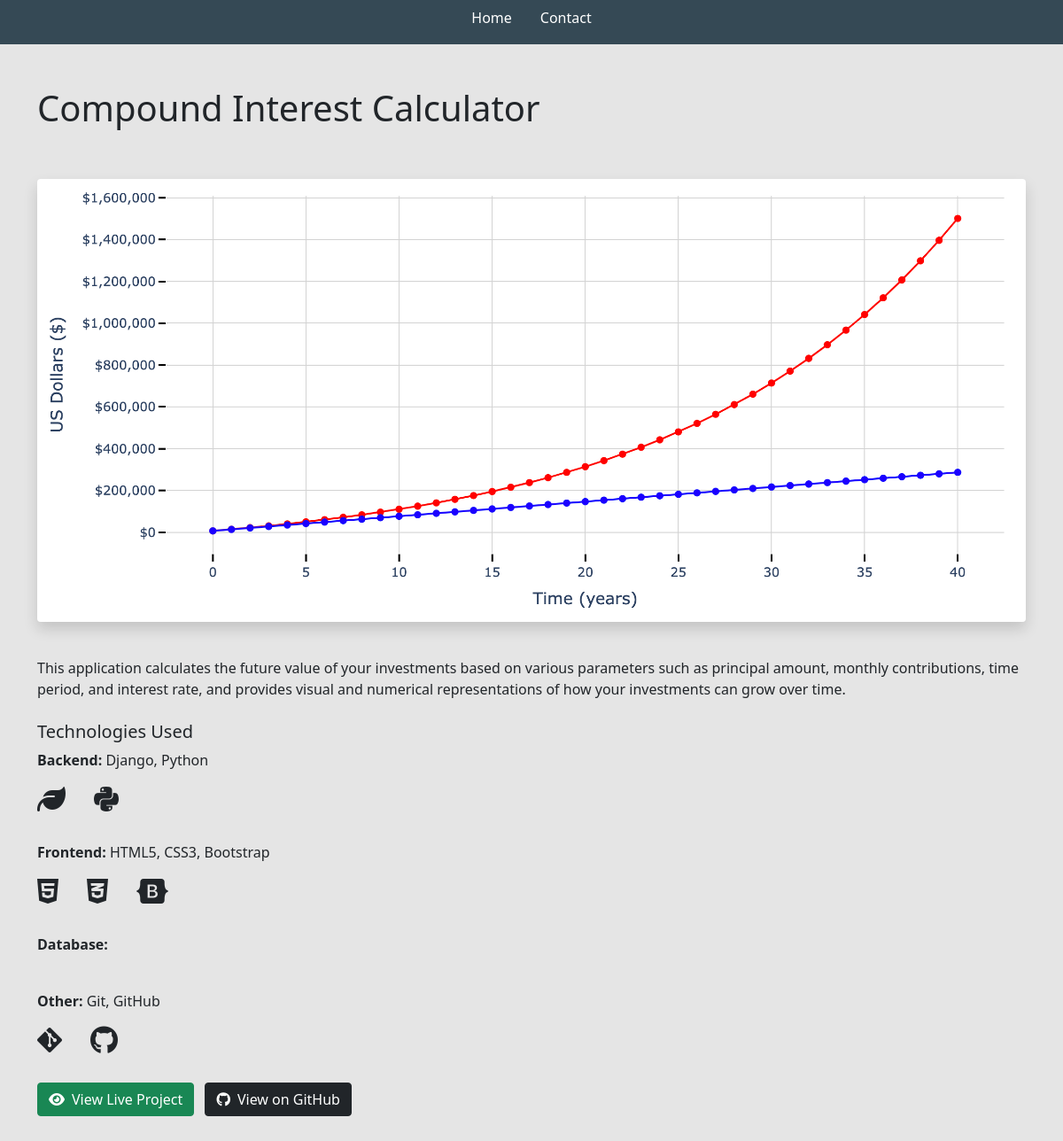
Page /project/3438e409-02a1-43dd-8e25-ffd44672edfd/ on the committed database.
### base/models.py (models this page shows, shortened)
class Project(models.Model):
	title = models.CharField(max_length=200, null=True)
	thumbnail = models.ImageField(null=True)
	body = models.TextField()
	project_url = models.URLField(blank=True, null=True)
	github_url = models.URLField(blank=True, null=True)
	backend_technologies = models.CharField(max_length=255, blank=True, help_text="Comma-separated list of backend technologies.")
	frontend_technologies = models.CharField(max_length=255, blank=True, help_text="Comma-separated list of frontend technologies.")
	database_technologies = models.CharField(max_length=255, blank=True, help_text="Comma-separated list of database technologies.")
	other_technologies = models.CharField(max_length=255, blank=True, help_text="Comma-separated list of other technologies.")
	created = models.DateTimeField(auto_now_add=True)
	id = models.UUIDField(default=uuid.uuid4, unique=True, primary_key=True, editable=False)

### base/views.py (the view)
# urls.py: path('project/<str:pk>/', views.projectPage, name="project"),
def projectPage(request, pk):
	project = Project.objects.get(id=pk)
	tech_icons = {
        'Python': 'fab fa-python',
        'Django': 'fas fa-leaf',  # Using a leaf as a placeholder for Django
        'JavaScript': 'fab fa-js-square',
        'React': 'fab fa-react',
        'HTML5': 'fab fa-html5',
        'CSS3': 'fab fa-css3-alt',
        'Bootstrap': 'fab fa-bootstrap',
        'Git': 'fab fa-git-alt',
        'GitHub': 'fab fa-github',
        'Docker': 'fab fa-docker',
        'AWS': 'fab fa-aws',
        'PostgreSQL': 'fas fa-database',
        'MySQL': 'fas fa-database',
        'Node.js': 'fab fa-node-js',
        'TypeScript': 'fab fa-js-square',
    }
	tech_categories = {
        'Backend': project.backend_technologies.split(',') if project.backend_technologies else [],
        'Frontend': project.frontend_technologies.split(',') if project.frontend_technologies else [],
        'Database': project.database_technologies.split(',') if project.database_technologies else [],
        'Other': project.other_technologies.split(',') if project.other_technologies else []
    }
	categorized_technologies = {}
	for category, tech_list in tech_categories.items():
		categorized_technologies[category] = []
		for tech in tech_list:
			tech = tech.strip()  # Strip any extra spaces
			icon_class = tech_icons.get(tech, 'fas fa-tools')  # Default icon if not found
			categorized_technologies[category].append({'name': tech, 'icon': icon_class})
	context = {
        'project': project,
        'categorized_technologies': categorized_technologies
    }
	return render(request, 'base/project.html', context)

### base/templates/base/project.html (shortened to what this page needs)
{% extends 'base/main.html' %}
{% load static %}
{% block content %}
<div class="container my-5">
    <h1 class="mb-4">{{ project.title }}</h1>
    <div class="text-center mb-4">
        {% if project.thumbnail %}
            <img
                src="{{ project.thumbnail.url }}"
                alt="{{ project.title }} Thumbnail"
                class="img-fluid rounded shadow project-image"
            >
        {% else %}
            <img
                src="{% static 'default_project.jpg' %}"
                alt="Default Project Image"
                class="img-fluid rounded shadow project-image"
            >
        {% endif %}
    </div>
    <div class="mb-4">
        <p>{{ project.body }}</p>
    </div>
    {% if categorized_technologies %}
        <div class="mb-4">
            <h5>Technologies Used</h5>
            {% for category, technologies in categorized_technologies.items %}
                <div class="mb-3">
                    <strong>{{ category }}:</strong>
                    {% for tech in technologies %}
                        <span>{{ tech.name }}</span>{% if not forloop.last %}, {% endif %}
                    {% endfor %}
                </div>
                <div class="d-flex flex-wrap align-items-center mb-4">
                    {% for tech in technologies %}
                        <div class="d-flex align-items-center me-4 mb-2">
                            <i class="{{ tech.icon }} fa-2x me-2"></i>
                        </div>
                    {% endfor %}
                </div>
            {% endfor %}
        </div>
    {% endif %}
    <div class="mb-4">
        {% if project.project_url %}
            <a
                href="{{ project.project_url }}"
                class="btn btn-success me-2 mb-2"
                target="_blank"
                rel="noopener noreferrer"
                aria-label="View {{ project.title }} Live Project"
                data-bs-toggle="tooltip"
                data-bs-placement="top"
                title="Check out the live project"
            >
                <i class="fas fa-eye me-2"></i>View Live Project
            </a>
        {% endif %}
        {% if project.github_url %}
            <a
                href="{{ project.github_url }}"
                class="btn btn-dark mb-2"
                target="_blank"
                rel="noopener noreferrer"
                aria-label="View {{ project.title }} on GitHub"
                data-bs-toggle="tooltip"
                data-bs-placement="top"
                title="View the source code on GitHub"
            >
                <i class="fab fa-github me-2"></i>View on GitHub
            </a>
        {% endif %}
    </div>
</div>
{% endblock content %}

### static/styles/main.css (style rules this page uses)
body { background-color: #E5E5E5; }
.project-image { max-width: 100%; margin-top: 2em; margin-bottom: 1em; }
.project-image { max-height: 500px; object-fit: cover; width: 100%; border-radius: 10px; }

### rows in the picture
Project: title "Compound Interest Calculator", thumbnail (picture), body "This application calculates the future value of your investments based on various parameters such as principal amount, monthly contributions, time period, and interest rate, and provides visual and numerical representations of how your investments can grow over time."

### other values in the picture
{{ category }} "Backend" "Frontend" "Database" "Other"
{{ tech.name }} "Django" "Python" "HTML5" "CSS3" "Bootstrap" "Git" "GitHub"
